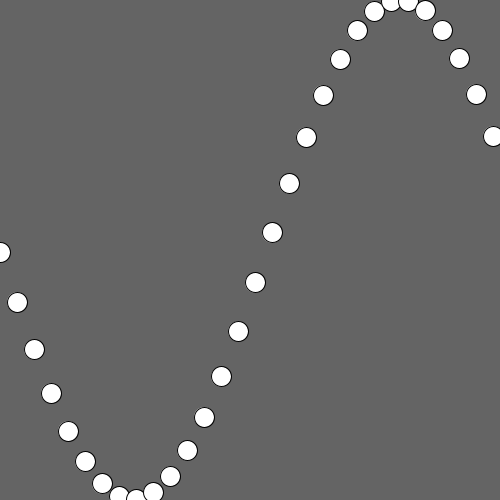
Frame 1 (no input)
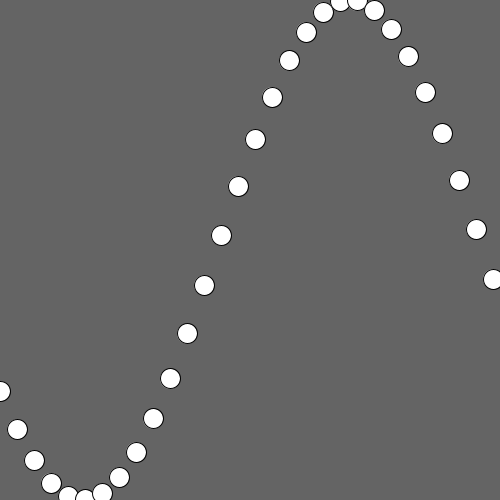
Frame 60 (the mouse pressed at the canvas centre just before this capture)
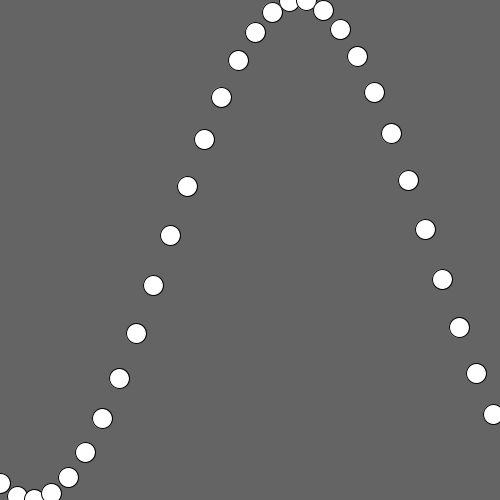
Frame 120 (the mouse held since frame 60 and released just before this capture)

The Processing sketch that drew these frames (run headless with seeded random() and noise(); from frame 60 on, the mouse is pressed at the canvas centre):

// Processing sketch: Question3_Wave_Motion__sin___cos_
// ── Question3_Wave_Motion__sin___cos_.pde
int num = 30; 
float xPos [] = new float[num]; 
int size = 20; 
float theta;

int waveOffset; 

void setup(){
  size(500, 500); 
  
  int spacing = width/num; 
  
  for(int i = 0; i<num; i++){
    xPos[i] = i +spacing*i; 
  }
}

void draw(){
  background(100); 
  
  theta += .01;
  for(int i = 0; i<num; i++){
    ellipse(xPos[i], height/2+sin(theta + i*.2)*height/2, size, size );  
  }
   
}
